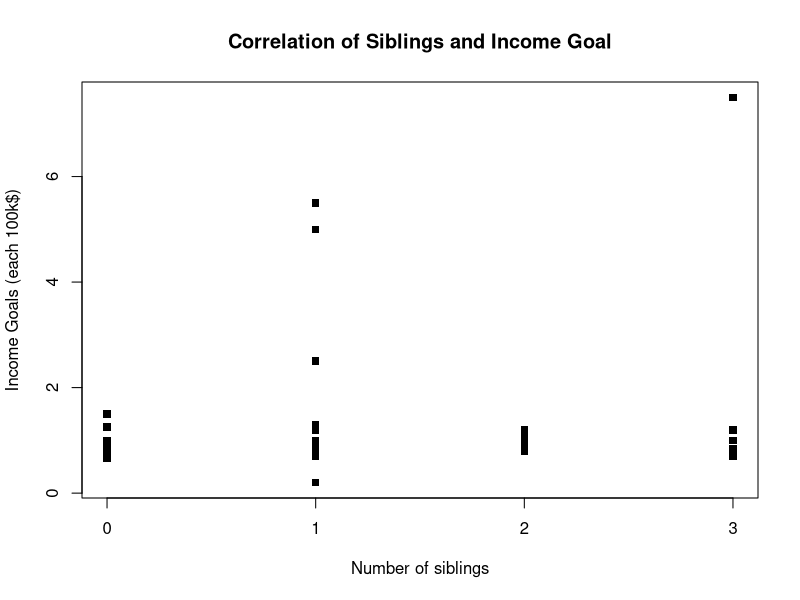
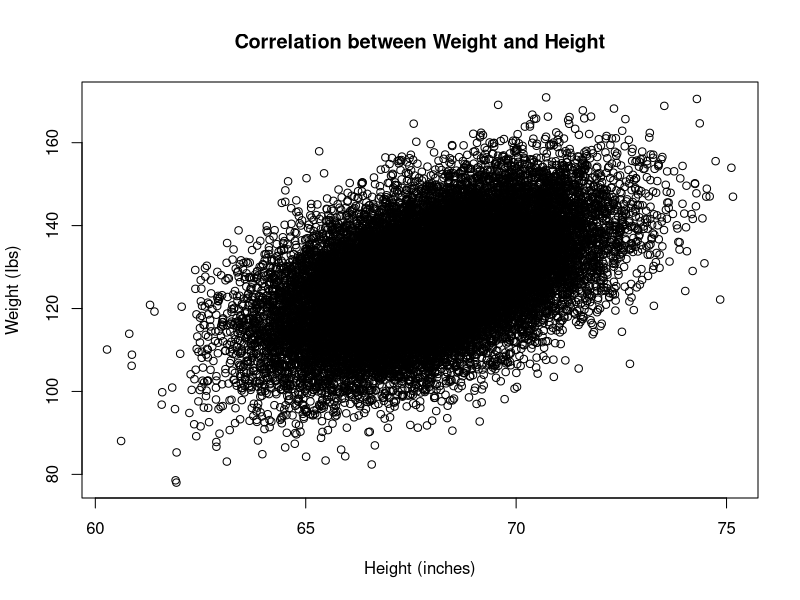
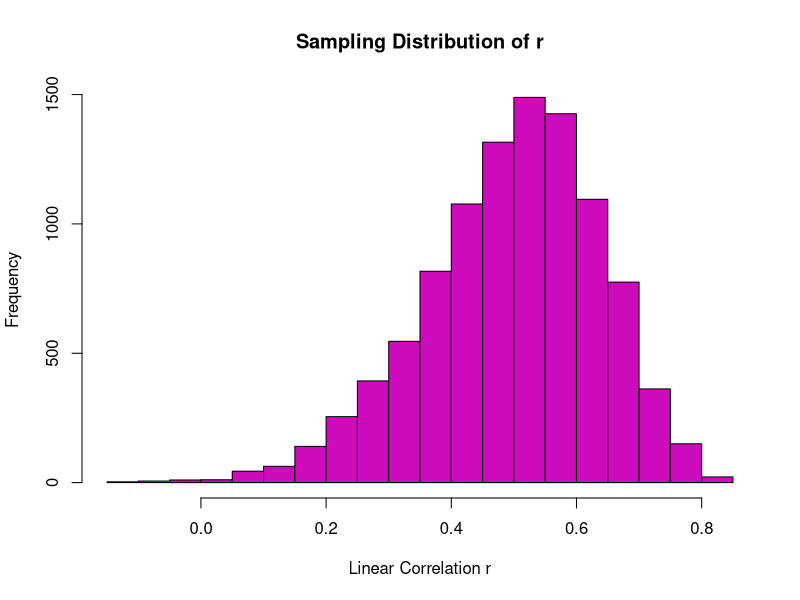

These figures' R source, in order:
# Mike Picus
# A00858855


library(readxl)

setwd("C:\\Users\\misha\\OneDrive\\Desktop\\School\\sem2\\1350 - MATH")

f2021 = read_excel("F2021_MATH_1350_Data.xlsx")

f2021 = subset(f2021,
                !is.na(Siblings)&
                  !is.na(Income.Goal))

# 1) Consider the variables 𝑋 = Siblings and 𝑌 = Income.Goal
X = f2021$Siblings
Y = f2021$Income.Goal

#a. Create a scatter plot of 𝑌 against 𝑋. Add labels and a title.
plot(X, Y/100000, pch=15, xaxp=c(0,3,3),
     xlab="Number of siblings", ylab="Income Goals (each 100k$)",
     main="Correlation of Siblings and Income Goal")

#b. Calculate the linear correlation coefficient 𝑟 and test whether it is statistically significant.
r = cor(X,Y)
r

cor.test(X,Y)$p.value
#This indicates that the results are not statistically significant since the p.value is above significance level.

#c. Find the equation of the regression line 𝑦̂ = 𝑎 + 𝑏𝑥. Plot the regression line on top of the
#scatter plot (use col = “red”).

model = lm(Y/1~X)
model
abline(model, col="red")

#d. Use the regression line to predict the income goal of a student who has 𝑥 = 4 siblings.
y.hat = 97900 + 4*(26830)
y.hat



#2 Import the data set in the file SOCR-HeightWeight.txt, which contains the height and weight
#for a population of 25,000 people. Let 𝑋 = Height.Inches and 𝑌 = Weight.Pounds.
#a. Create a scatter plot of 𝑌 against 𝑋. Add appropriate labels and a title.

data.2 = read.table("SOCR-HeightWeight.txt",
                     header=TRUE,stringsAsFactors=TRUE)
x.2 = data.2$Height.Inches
x.2

y.2 = data.2$Weight.Pounds
y.2

plot(x.2, y.2, xlab="Height (inches)", ylab = "Weight (Ibs)", main= "Correlation between Weight and Height")

#b. Calculate the population correlation coefficient 𝜌.
rho.2 = cor(x.2, y.2)
rho.2

#c.  Use R to simulate selecting 104 random samples (no replacement) of size 𝑛 = 30 from this
#population. For each sample, find 𝑟 and perform a significance test. Plot a histogram of the
#values of 𝑟 obtained for the 10^4 samples. Label it appropriately.

#init values
r.vals = c()
is.sig = c()
n.sims = 10^4
n = 30
N = nrow(data.2)

for ( i in 1:n.sims){
  this.sample =sample( 1:N, n, replace=FALSE)
  X.sample = x.2[this.sample]
  Y.sample = y.2[this.sample]
  r.vals[i] = cor(X.sample, Y.sample)
  #test for significance
  is.sig[i] = cor.test(X.sample, Y.sample)$p.value < 0.05
}

hist( r.vals, xlab="Linear Correlation r", ylab="Frequency", 
      col=2022, main="Sampling Distribution of r")

#d. For what percentage of samples does the correlation indicate a positive linear correlation?
rho = mean(r.vals)
rho

sum(r.vals > 0)/n.sims

#e. For what percentage of random samples does the significance test correctly determine that
#there is a non-zero population correlation 𝜌? (This is called the power of the test.)

table(is.sig)[["TRUE"]]/n.sims

#3. In this challenge, you will use the data for MATH 1350 students to find a multi-linear model for the variable Income.Goal.

#a Find a multi-linear model for Income.Goal in terms of the other three numerical variables:
#𝑋1 = Age, 𝑋2 = Height, and 𝑋3 = Siblings.

Y.3 = f2021$Income.Goal
X1 = f2021$Age
X2 = f2021$Height
X3 = f2021$Siblings
multi.model = lm(Y.3~X1+X2+X3)
multi.model

#b. If a student’s Age increase by 1 year, what is the predicted change in their income goal?
multi.model[[1]][2]

#c. Predict Income.Goal for a student who is 23 years old, 147.5 cm tall, and has no siblings.
prediction = multi.model[[1]][1] + (23*multi.model[[1]][2]) + (147.5*(multi.model[[1]][3])) + (0*(multi.model[[1]][4]))
prediction         
